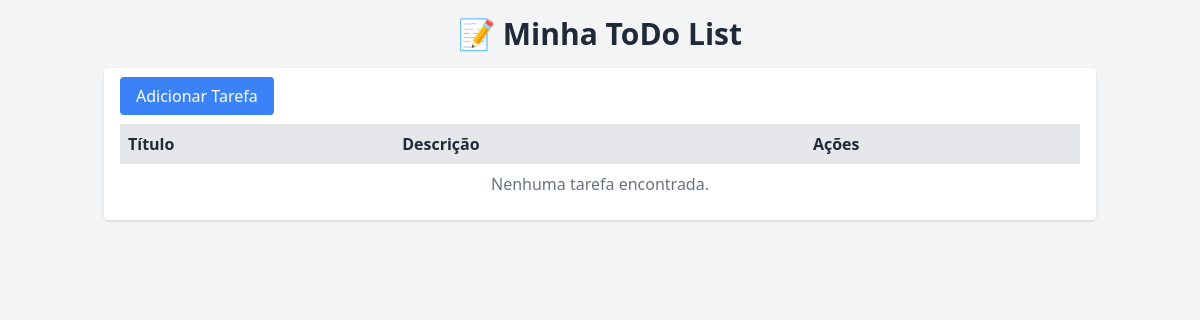
Before: / with the older database file.
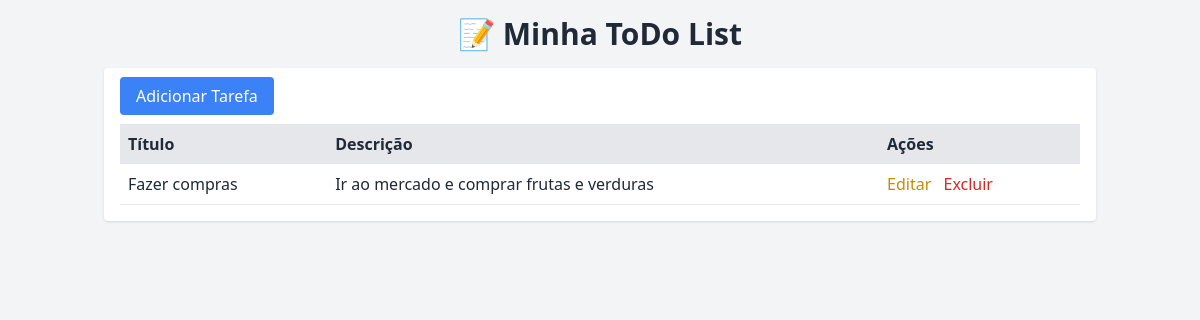
After: the same page with the newer database file.
### AT2N1_TODOLIST/todo/models.py (models this page shows, shortened)
class Task(models.Model):
    title = models.CharField(max_length=200)
    description = models.TextField(blank=True)
    created = models.DateTimeField(auto_now_add=True)

### AT2N1_TODOLIST/todo/views.py (the view)
# urls.py: path('', views.task_list, name='task_list'),
def task_list(request):
    tasks = Task.objects.all() #.order_by('-created_at')
    return render(request, 'todo/task_list.html', {'tasks': tasks})

### AT2N1_TODOLIST/todo/templates/todo/task_list.html
{% extends 'todo/base.html' %}
{% block content %}
<a href="{% url 'task_create' %}" class="bg-blue-500 text-white px-4 py-2 rounded hover:bg-blue-600">Adicionar Tarefa</a>
<table class="min-w-full mt-4">
    <thead>
        <tr class="bg-gray-200">
            <th class="text-left p-2">Título</th>
            <th class="text-left p-2">Descrição</th>
            <th class="text-left p-2">Ações</th>
        </tr>
    </thead>
    <tbody>
        {% for task in tasks %}
        <tr class="border-b">
            <td class="p-2">{{ task.title }}</td>
            <td class="p-2">{{ task.description }}</td>
            <td class="p-2 space-x-2">
                <a href="{% url 'task_update' task.pk %}" class="text-yellow-600 hover:underline">Editar</a>
                <a href="{% url 'task_delete' task.pk %}" class="text-red-600 hover:underline">Excluir</a>
            </td>
        </tr>
        {% empty %}
        <tr>
            <td colspan="3" class="p-2 text-center text-gray-500">Nenhuma tarefa encontrada.</td>
        </tr>
        {% endfor %}
    </tbody>
</table>
{% endblock %}

### AT2N1_TODOLIST/todo/templates/todo/base.html (shortened to what this page needs)
<!DOCTYPE html>
<html lang="en">
<head>
    <script src="https://cdn.tailwindcss.com"></script>
</head>
<body class="bg-gray-100 text-gray-800">
    <div class="container mx-auto p-4">
        <h1 class="text-3xl font-bold mb-4 text-center">📝 Minha ToDo List</h1>
        <div class="bg-white shadow rounded p-4">
            {% block content %}{% endblock %}
        </div>
    </div>
</body>
</html>

Changed rows visible on the page:
added Task: title "Fazer compras", description "Ir ao mercado e comprar frutas e verduras"
Other visible differences:
text no longer shown: "Nenhuma tarefa encontrada."
